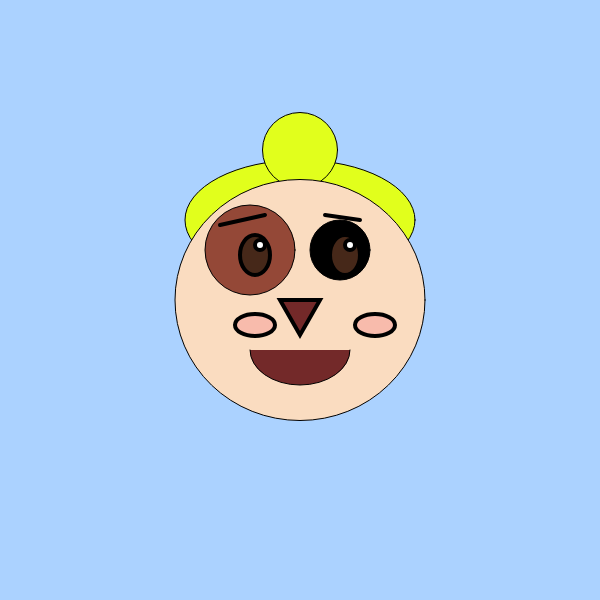
Frame 1 (no input)
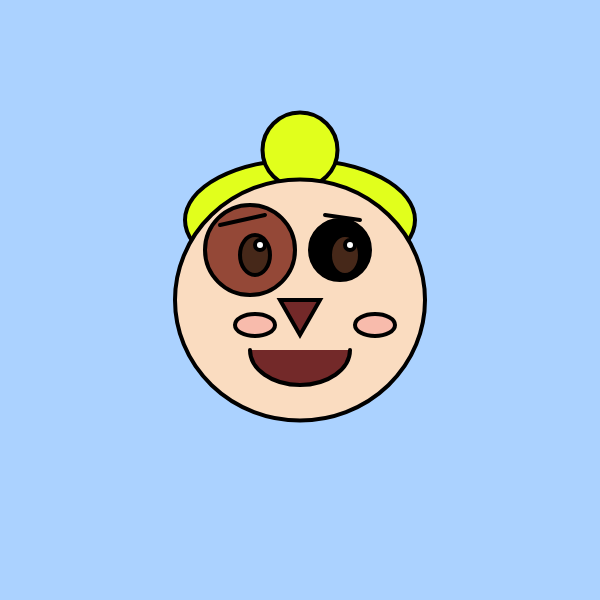
Frame 60 (no input)
Frame 120 (the mouse pressed at the canvas centre since frame 60): identical to frame 60, image omitted

The p5.js sketch that drew these frames (run headless with seeded random() and noise() and a simulated clock; from frame 60 on, the mouse is pressed at the canvas centre):

// p5.js sketch
// ── sketch.js
function setup() {
  createCanvas(600, 600);//l'area de dibuix de 600 px del 600 de cada costat.
}
function draw() {
  background(171, 210, 255);//fons de la pantalla o dibuix, gris si te un número entre 0 i 255, zero es negra i 255 es blanc. Qualsevol número entre 0 i 255 serà gris. Si tenim 3 numeros el primer número és vermellor o R (red), el segon número és la verdor o G (green) i el tercer número és la blavor o B (bleu). Els colors RGB permeten construir setze mil·lions de colors diferents (255x255x255)
 
fill(225,257,28);//Color marró del cabell
ellipse(300,220,230,120);//Dibuixa una el·lipse per formar el cabell
ellipse(300,150,75,75);// Dibuixa una altra el·lipse per formar el cabell
  fill(250, 220, 192);//Color de la cara
  ellipse(300,300,250,241,250);//El primer número entre parèntesis és la posició x del centre,el segon número és la posició i alçada del centre de l'el·lipse,el tercer número és l'amplada i el queart número és l'alçada de l'el·lipse
  fill(-57,-83,0);//Color ull dret esquerre.Funciona com el background amb rgb
    ellipse(340,250,60,60);//ull esquerre
  fill(148, 72, 55);//color ull esquerre
  ellipse(250,250,90,90);//ull dret
    fill(148, 72, 55);//color ull dret
  fill(115,41,41);//color marró fos del nas
  arc(300,350,100,70,0,PI);//Funciona com l'el·lipse els priemrs quatre números i els dos últims són 0 PI o PI,0.Boca
      strokeWeight(4);
triangle(280,300,320,300,300,335);//El nas
  fill(70, 40, 25); // Color marró fosc de les pupil·les
  ellipse(255,255,30,40);//Pupil·la de l'ull dret
  ellipse(345,255,30,40);//Pupil·la de l'ull esquerre
  fill(255,255,255);//Color blanc per donar brillantor als ulls
  ellipse(260,245,10,10);//Brillantor de l'ull dret
  ellipse(350,245,10,10);//Brillantor de l'ull esquerre
    line(220,225,265,215,0,PI);//Cella esquerre
  line(325,215,360,220,0,PI);//Cella dreta
  fill(245, 150, 150, 120);//Color rosa clar per a les galtes
  ellipse(255,325,40,22);//Galta dreta
  ellipse(375,325,40,22);//Galta esquerre
  
  

  


 

  
'}'

  
  

  

 


 
  

  
  
 
}

 


 
  

  
  
 
